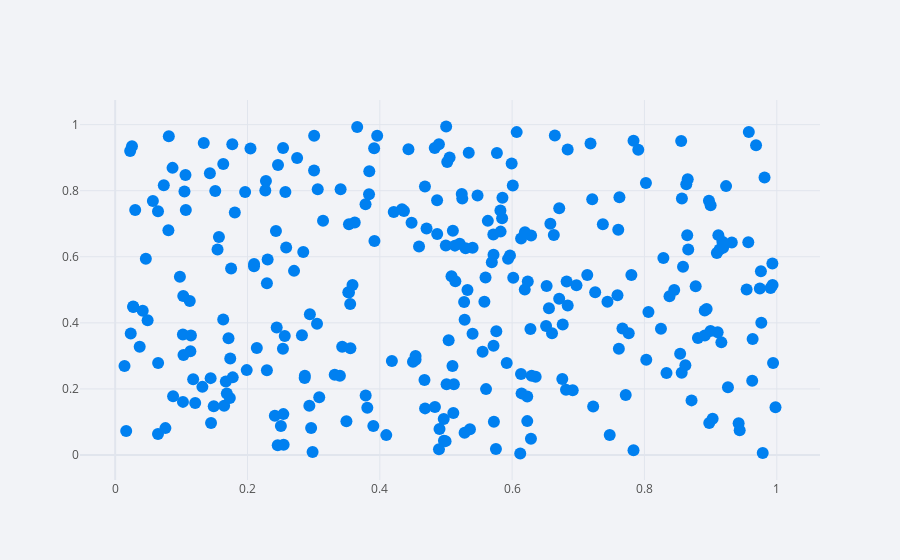

Notebook source saved alongside this figure:
### Code cell
df.iplot(x = 'a', y = 'b', mode = 'markers', theme ='polar')

### Figure 1 — Plotly figure (JSON) as saved in the notebook; plotly's stock layout.template omitted (floating-point values rounded to 4 significant figures; data arrays with more than 128 entries replaced by an {"elided": "..."} marker saying what was removed)
{"data": [{"line": {"color": "rgba(0, 128, 240, 1.0)", "dash": "solid", "shape": "linear", "width": 1.3}, "marker": {"size": 12, "symbol": "circle"}, "mode": "markers", "name": "b", "text": "", "type": "scatter", "x": {"elided": "300 float values"}, "y": {"elided": "300 float values"}}], "layout": {"legend": {"bgcolor": "#F2F3F7", "font": {"color": "#505050"}}, "paper_bgcolor": "#F2F3F7", "plot_bgcolor": "#F2F3F7", "title": {"font": {"color": "#484848"}}, "xaxis": {"gridcolor": "#E1E5ED", "showgrid": true, "tickfont": {"color": "#505050"}, "title": {"font": {"color": "#505050"}, "text": ""}, "zerolinecolor": "#E1E5ED"}, "yaxis": {"gridcolor": "#E1E5ED", "showgrid": true, "tickfont": {"color": "#505050"}, "title": {"font": {"color": "#505050"}, "text": ""}, "zerolinecolor": "#E1E5ED"}}}
